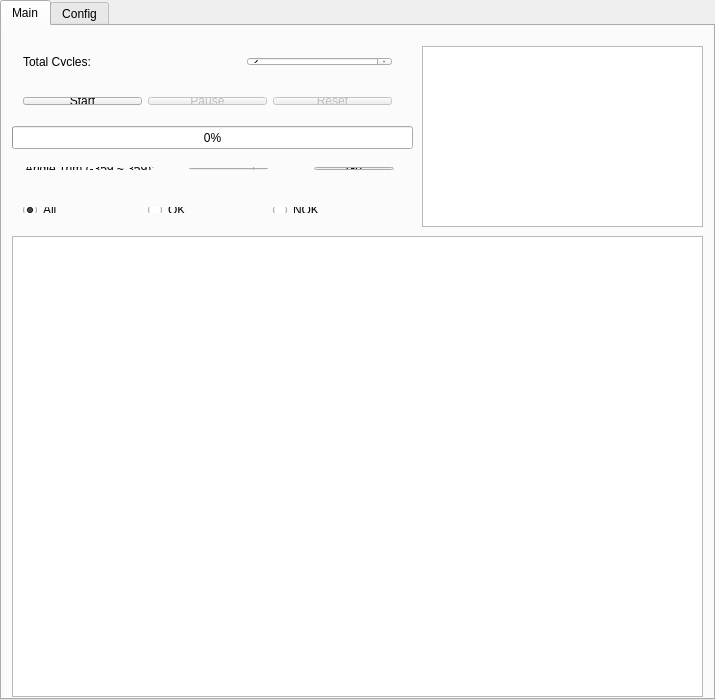
<?xml version="1.0" encoding="UTF-8"?>
<ui version="4.0">
 <class>Widget</class>
 <widget class="QWidget" name="Widget">
  <property name="geometry">
   <rect>
    <x>0</x>
    <y>0</y>
    <width>715</width>
    <height>700</height>
   </rect>
  </property>
  <property name="windowTitle">
   <string>Widget</string>
  </property>
  <widget class="QTabWidget" name="tabWidget">
   <property name="geometry">
    <rect>
     <x>0</x>
     <y>0</y>
     <width>715</width>
     <height>700</height>
    </rect>
   </property>
   <property name="currentIndex">
    <number>0</number>
   </property>
   <widget class="QWidget" name="main">
    <attribute name="title">
     <string>Main</string>
    </attribute>
    <widget class="QProgressBar" name="progressBar">
     <property name="geometry">
      <rect>
       <x>10</x>
       <y>100</y>
       <width>401</width>
       <height>23</height>
      </rect>
     </property>
     <property name="value">
      <number>0</number>
     </property>
    </widget>
    <widget class="QPlainTextEdit" name="plainTextEdit">
     <property name="geometry">
      <rect>
       <x>420</x>
       <y>20</y>
       <width>281</width>
       <height>181</height>
      </rect>
     </property>
    </widget>
    <widget class="QTableView" name="tv">
     <property name="geometry">
      <rect>
       <x>10</x>
       <y>210</y>
       <width>691</width>
       <height>461</height>
      </rect>
     </property>
    </widget>
    <widget class="QWidget" name="layoutWidget">
     <property name="geometry">
      <rect>
       <x>10</x>
       <y>60</y>
       <width>391</width>
       <height>30</height>
      </rect>
     </property>
     <layout class="QHBoxLayout" name="horizontalLayout">
      <item>
       <widget class="QPushButton" name="start">
        <property name="text">
         <string>Start</string>
        </property>
       </widget>
      </item>
      <item>
       <widget class="QPushButton" name="pause">
        <property name="enabled">
         <bool>false</bool>
        </property>
        <property name="text">
         <string>Pause</string>
        </property>
       </widget>
      </item>
      <item>
       <widget class="QPushButton" name="reset">
        <property name="enabled">
         <bool>false</bool>
        </property>
        <property name="text">
         <string>Reset</string>
        </property>
       </widget>
      </item>
     </layout>
    </widget>
    <widget class="QWidget" name="layoutWidget2">
     <property name="geometry">
      <rect>
       <x>10</x>
       <y>170</y>
       <width>391</width>
       <height>28</height>
      </rect>
     </property>
     <layout class="QHBoxLayout" name="horizontalLayout_3">
      <item>
       <widget class="QRadioButton" name="all">
        <property name="text">
         <string>All</string>
        </property>
        <property name="checked">
         <bool>true</bool>
        </property>
       </widget>
      </item>
      <item>
       <widget class="QRadioButton" name="ok">
        <property name="text">
         <string>OK</string>
        </property>
       </widget>
      </item>
      <item>
       <widget class="QRadioButton" name="nok">
        <property name="text">
         <string>NOK</string>
        </property>
       </widget>
      </item>
     </layout>
    </widget>
    <widget class="QWidget" name="layoutWidget3">
     <property name="geometry">
      <rect>
       <x>10</x>
       <y>20</y>
       <width>391</width>
       <height>31</height>
      </rect>
     </property>
     <layout class="QHBoxLayout" name="horizontalLayout_2" stretch="2,1,2">
      <item>
       <widget class="QLabel" name="label">
        <property name="text">
         <string>Total Cycles:</string>
        </property>
       </widget>
      </item>
      <item>
       <spacer name="horizontalSpacer">
        <property name="orientation">
         <enum>Qt::Horizontal</enum>
        </property>
        <property name="sizeHint" stdset="0">
         <size>
          <width>40</width>
          <height>20</height>
         </size>
        </property>
       </spacer>
      </item>
      <item>
       <widget class="QSpinBox" name="cycle">
        <property name="maximum">
         <number>999999</number>
        </property>
        <property name="value">
         <number>2</number>
        </property>
       </widget>
      </item>
     </layout>
    </widget>
    <widget class="QWidget" name="layoutWidget">
     <property name="geometry">
      <rect>
       <x>12</x>
       <y>130</y>
       <width>391</width>
       <height>25</height>
      </rect>
     </property>
     <layout class="QHBoxLayout" name="horizontalLayout_5" stretch="2,1,0,1">
      <item>
       <widget class="QLabel" name="label_6">
        <property name="text">
         <string>Angle Trim (-359 ~ 359):</string>
        </property>
       </widget>
      </item>
      <item>
       <widget class="QSpinBox" name="trim">
        <property name="minimum">
         <number>-359</number>
        </property>
        <property name="maximum">
         <number>359</number>
        </property>
       </widget>
      </item>
      <item>
       <spacer name="horizontalSpacer_6">
        <property name="orientation">
         <enum>Qt::Horizontal</enum>
        </property>
        <property name="sizeHint" stdset="0">
         <size>
          <width>40</width>
          <height>20</height>
         </size>
        </property>
       </spacer>
      </item>
      <item>
       <widget class="QPushButton" name="Go">
        <property name="text">
         <string>Go</string>
        </property>
       </widget>
      </item>
     </layout>
    </widget>
   </widget>
   <widget class="QWidget" name="Config">
    <attribute name="title">
     <string>Config</string>
    </attribute>
    <widget class="QWidget" name="layoutWidget4">
     <property name="geometry">
      <rect>
       <x>150</x>
       <y>110</y>
       <width>301</width>
       <height>30</height>
      </rect>
     </property>
     <layout class="QHBoxLayout" name="horizontalLayout_13" stretch="1,1,1,1,1,1,1,1">
      <item>
       <widget class="QLabel" name="label_12">
        <property name="text">
         <string>2</string>
        </property>
        <property name="alignment">
         <set>Qt::AlignCenter</set>
        </property>
       </widget>
      </item>
      <item>
       <spacer name="horizontalSpacer_18">
        <property name="orientation">
         <enum>Qt::Horizontal</enum>
        </property>
        <property name="sizeHint" stdset="0">
         <size>
          <width>40</width>
          <height>20</height>
         </size>
        </property>
       </spacer>
      </item>
      <item>
       <widget class="QLineEdit" name="a2">
        <property name="text">
         <string>180</string>
        </property>
       </widget>
      </item>
      <item>
       <spacer name="horizontalSpacer_19">
        <property name="orientation">
         <enum>Qt::Horizontal</enum>
        </property>
        <property name="sizeHint" stdset="0">
         <size>
          <width>40</width>
          <height>20</height>
         </size>
        </property>
       </spacer>
      </item>
      <item>
       <widget class="QCheckBox" name="c2">
        <property name="text">
         <string/>
        </property>
       </widget>
      </item>
      <item>
       <spacer name="horizontalSpacer_20">
        <property name="orientation">
         <enum>Qt::Horizontal</enum>
        </property>
        <property name="sizeHint" stdset="0">
         <size>
          <width>40</width>
          <height>20</height>
         </size>
        </property>
       </spacer>
      </item>
      <item>
       <widget class="QLineEdit" name="w2">
        <property name="text">
         <string>5</string>
        </property>
       </widget>
      </item>
      <item>
       <spacer name="horizontalSpacer_21">
        <property name="orientation">
         <enum>Qt::Horizontal</enum>
        </property>
        <property name="sizeHint" stdset="0">
         <size>
          <width>40</width>
          <height>20</height>
         </size>
        </property>
       </spacer>
      </item>
     </layout>
    </widget>
    <widget class="QWidget" name="layoutWidget_2">
     <property name="geometry">
      <rect>
       <x>150</x>
       <y>190</y>
       <width>301</width>
       <height>30</height>
      </rect>
     </property>
     <layout class="QHBoxLayout" name="horizontalLayout_14" stretch="1,1,1,1,1,1,1,1">
      <item>
       <widget class="QLabel" name="label_17">
        <property name="text">
         <string>4</string>
        </property>
        <property name="alignment">
         <set>Qt::AlignCenter</set>
        </property>
       </widget>
      </item>
      <item>
       <spacer name="horizontalSpacer_22">
        <property name="orientation">
         <enum>Qt::Horizontal</enum>
        </property>
        <property name="sizeHint" stdset="0">
         <size>
          <width>40</width>
          <height>20</height>
         </size>
        </property>
       </spacer>
      </item>
      <item>
       <widget class="QLineEdit" name="a4">
        <property name="text">
         <string>180</string>
        </property>
       </widget>
      </item>
      <item>
       <spacer name="horizontalSpacer_23">
        <property name="orientation">
         <enum>Qt::Horizontal</enum>
        </property>
        <property name="sizeHint" stdset="0">
         <size>
          <width>40</width>
          <height>20</height>
         </size>
        </property>
       </spacer>
      </item>
      <item>
       <widget class="QCheckBox" name="c4">
        <property name="text">
         <string/>
        </property>
       </widget>
      </item>
      <item>
       <spacer name="horizontalSpacer_24">
        <property name="orientation">
         <enum>Qt::Horizontal</enum>
        </property>
        <property name="sizeHint" stdset="0">
         <size>
          <width>40</width>
          <height>20</height>
         </size>
        </property>
       </spacer>
      </item>
      <item>
       <widget class="QLineEdit" name="w4">
        <property name="text">
         <string>5</string>
        </property>
       </widget>
      </item>
      <item>
       <spacer name="horizontalSpacer_25">
        <property name="orientation">
         <enum>Qt::Horizontal</enum>
        </property>
        <property name="sizeHint" stdset="0">
         <size>
          <width>40</width>
          <height>20</height>
         </size>
        </property>
       </spacer>
      </item>
     </layout>
    </widget>
    <widget class="QWidget" name="layoutWidget_3">
     <property name="geometry">
      <rect>
       <x>150</x>
       <y>150</y>
       <width>301</width>
       <height>30</height>
      </rect>
     </property>
     <layout class="QHBoxLayout" name="horizontalLayout_15" stretch="1,1,1,1,1,1,1,1">
      <item>
       <widget class="QLabel" name="label_18">
        <property name="text">
         <string>3</string>
        </property>
        <property name="alignment">
         <set>Qt::AlignCenter</set>
        </property>
       </widget>
      </item>
      <item>
       <spacer name="horizontalSpacer_26">
        <property name="orientation">
         <enum>Qt::Horizontal</enum>
        </property>
        <property name="sizeHint" stdset="0">
         <size>
          <width>40</width>
          <height>20</height>
         </size>
        </property>
       </spacer>
      </item>
      <item>
       <widget class="QLineEdit" name="a3">
        <property name="text">
         <string>-90</string>
        </property>
       </widget>
      </item>
      <item>
       <spacer name="horizontalSpacer_27">
        <property name="orientation">
         <enum>Qt::Horizontal</enum>
        </property>
        <property name="sizeHint" stdset="0">
         <size>
          <width>40</width>
          <height>20</height>
         </size>
        </property>
       </spacer>
      </item>
      <item>
       <widget class="QCheckBox" name="c3">
        <property name="text">
         <string/>
        </property>
       </widget>
      </item>
      <item>
       <spacer name="horizontalSpacer_28">
        <property name="orientation">
         <enum>Qt::Horizontal</enum>
        </property>
        <property name="sizeHint" stdset="0">
         <size>
          <width>40</width>
          <height>20</height>
         </size>
        </property>
       </spacer>
      </item>
      <item>
       <widget class="QLineEdit" name="w3">
        <property name="text">
         <string>5</string>
        </property>
       </widget>
      </item>
      <item>
       <spacer name="horizontalSpacer_29">
        <property name="orientation">
         <enum>Qt::Horizontal</enum>
        </property>
        <property name="sizeHint" stdset="0">
         <size>
          <width>40</width>
          <height>20</height>
         </size>
        </property>
       </spacer>
      </item>
     </layout>
    </widget>
    <widget class="QWidget" name="layoutWidget_5">
     <property name="geometry">
      <rect>
       <x>150</x>
       <y>270</y>
       <width>301</width>
       <height>30</height>
      </rect>
     </property>
     <layout class="QHBoxLayout" name="horizontalLayout_17" stretch="1,1,1,1,1,1,1,1">
      <item>
       <widget class="QLabel" name="label_22">
        <property name="text">
         <string>6</string>
        </property>
        <property name="alignment">
         <set>Qt::AlignCenter</set>
        </property>
       </widget>
      </item>
      <item>
       <spacer name="horizontalSpacer_34">
        <property name="orientation">
         <enum>Qt::Horizontal</enum>
        </property>
        <property name="sizeHint" stdset="0">
         <size>
          <width>40</width>
          <height>20</height>
         </size>
        </property>
       </spacer>
      </item>
      <item>
       <widget class="QLineEdit" name="a6">
        <property name="text">
         <string>180</string>
        </property>
       </widget>
      </item>
      <item>
       <spacer name="horizontalSpacer_35">
        <property name="orientation">
         <enum>Qt::Horizontal</enum>
        </property>
        <property name="sizeHint" stdset="0">
         <size>
          <width>40</width>
          <height>20</height>
         </size>
        </property>
       </spacer>
      </item>
      <item>
       <widget class="QCheckBox" name="c6">
        <property name="text">
         <string/>
        </property>
        <property name="checked">
         <bool>true</bool>
        </property>
       </widget>
      </item>
      <item>
       <spacer name="horizontalSpacer_36">
        <property name="orientation">
         <enum>Qt::Horizontal</enum>
        </property>
        <property name="sizeHint" stdset="0">
         <size>
          <width>40</width>
          <height>20</height>
         </size>
        </property>
       </spacer>
      </item>
      <item>
       <widget class="QLineEdit" name="w6">
        <property name="text">
         <string>5</string>
        </property>
       </widget>
      </item>
      <item>
       <spacer name="horizontalSpacer_37">
        <property name="orientation">
         <enum>Qt::Horizontal</enum>
        </property>
        <property name="sizeHint" stdset="0">
         <size>
          <width>40</width>
          <height>20</height>
         </size>
        </property>
       </spacer>
      </item>
     </layout>
    </widget>
    <widget class="QWidget" name="layoutWidget_6">
     <property name="geometry">
      <rect>
       <x>150</x>
       <y>320</y>
       <width>301</width>
       <height>30</height>
      </rect>
     </property>
     <layout class="QHBoxLayout" name="horizontalLayout_18" stretch="1,1,1,1,1,1,1,1">
      <item>
       <widget class="QLabel" name="label_23">
        <property name="text">
         <string>7</string>
        </property>
        <property name="alignment">
         <set>Qt::AlignCenter</set>
        </property>
       </widget>
      </item>
      <item>
       <spacer name="horizontalSpacer_38">
        <property name="orientation">
         <enum>Qt::Horizontal</enum>
        </property>
        <property name="sizeHint" stdset="0">
         <size>
          <width>40</width>
          <height>20</height>
         </size>
        </property>
       </spacer>
      </item>
      <item>
       <widget class="QLineEdit" name="a7">
        <property name="text">
         <string>-405</string>
        </property>
       </widget>
      </item>
      <item>
       <spacer name="horizontalSpacer_39">
        <property name="orientation">
         <enum>Qt::Horizontal</enum>
        </property>
        <property name="sizeHint" stdset="0">
         <size>
          <width>40</width>
          <height>20</height>
         </size>
        </property>
       </spacer>
      </item>
      <item>
       <widget class="QCheckBox" name="c7">
        <property name="text">
         <string/>
        </property>
        <property name="checkable">
         <bool>true</bool>
        </property>
        <property name="checked">
         <bool>false</bool>
        </property>
       </widget>
      </item>
      <item>
       <spacer name="horizontalSpacer_40">
        <property name="orientation">
         <enum>Qt::Horizontal</enum>
        </property>
        <property name="sizeHint" stdset="0">
         <size>
          <width>40</width>
          <height>20</height>
         </size>
        </property>
       </spacer>
      </item>
      <item>
       <widget class="QLineEdit" name="w7">
        <property name="text">
         <string>5</string>
        </property>
       </widget>
      </item>
      <item>
       <spacer name="horizontalSpacer_41">
        <property name="orientation">
         <enum>Qt::Horizontal</enum>
        </property>
        <property name="sizeHint" stdset="0">
         <size>
          <width>40</width>
          <height>20</height>
         </size>
        </property>
       </spacer>
      </item>
     </layout>
    </widget>
    <widget class="QWidget" name="layoutWidget_7">
     <property name="geometry">
      <rect>
       <x>150</x>
       <y>230</y>
       <width>301</width>
       <height>30</height>
      </rect>
     </property>
     <layout class="QHBoxLayout" name="horizontalLayout_19" stretch="1,1,1,1,1,1,1,1">
      <item>
       <widget class="QLabel" name="label_24">
        <property name="text">
         <string>5</string>
        </property>
        <property name="alignment">
         <set>Qt::AlignCenter</set>
        </property>
       </widget>
      </item>
      <item>
       <spacer name="horizontalSpacer_42">
        <property name="orientation">
         <enum>Qt::Horizontal</enum>
        </property>
        <property name="sizeHint" stdset="0">
         <size>
          <width>40</width>
          <height>20</height>
         </size>
        </property>
       </spacer>
      </item>
      <item>
       <widget class="QLineEdit" name="a5">
        <property name="text">
         <string>-90</string>
        </property>
       </widget>
      </item>
      <item>
       <spacer name="horizontalSpacer_43">
        <property name="orientation">
         <enum>Qt::Horizontal</enum>
        </property>
        <property name="sizeHint" stdset="0">
         <size>
          <width>40</width>
          <height>20</height>
         </size>
        </property>
       </spacer>
      </item>
      <item>
       <widget class="QCheckBox" name="c5">
        <property name="text">
         <string/>
        </property>
        <property name="checkable">
         <bool>true</bool>
        </property>
       </widget>
      </item>
      <item>
       <spacer name="horizontalSpacer_44">
        <property name="orientation">
         <enum>Qt::Horizontal</enum>
        </property>
        <property name="sizeHint" stdset="0">
         <size>
          <width>40</width>
          <height>20</height>
         </size>
        </property>
       </spacer>
      </item>
      <item>
       <widget class="QLineEdit" name="w5">
        <property name="text">
         <string>5</string>
        </property>
       </widget>
      </item>
      <item>
       <spacer name="horizontalSpacer_45">
        <property name="orientation">
         <enum>Qt::Horizontal</enum>
        </property>
        <property name="sizeHint" stdset="0">
         <size>
          <width>40</width>
          <height>20</height>
         </size>
        </property>
       </spacer>
      </item>
     </layout>
    </widget>
    <widget class="QWidget" name="layoutWidget5">
     <property name="geometry">
      <rect>
       <x>150</x>
       <y>70</y>
       <width>301</width>
       <height>30</height>
      </rect>
     </property>
     <layout class="QHBoxLayout" name="horizontalLayout_4" stretch="1,1,1,1,1,1,1,1">
      <item>
       <widget class="QLabel" name="label_10">
        <property name="text">
         <string>1</string>
        </property>
        <property name="alignment">
         <set>Qt::AlignCenter</set>
        </property>
       </widget>
      </item>
      <item>
       <spacer name="horizontalSpacer_2">
        <property name="orientation">
         <enum>Qt::Horizontal</enum>
        </property>
        <property name="sizeHint" stdset="0">
         <size>
          <width>40</width>
          <height>20</height>
         </size>
        </property>
       </spacer>
      </item>
      <item>
       <widget class="QLineEdit" name="a1">
        <property name="text">
         <string>45</string>
        </property>
       </widget>
      </item>
      <item>
       <spacer name="horizontalSpacer_3">
        <property name="orientation">
         <enum>Qt::Horizontal</enum>
        </property>
        <property name="sizeHint" stdset="0">
         <size>
          <width>40</width>
          <height>20</height>
         </size>
        </property>
       </spacer>
      </item>
      <item>
       <widget class="QCheckBox" name="c1">
        <property name="text">
         <string/>
        </property>
        <property name="checked">
         <bool>true</bool>
        </property>
       </widget>
      </item>
      <item>
       <spacer name="horizontalSpacer_4">
        <property name="orientation">
         <enum>Qt::Horizontal</enum>
        </property>
        <property name="sizeHint" stdset="0">
         <size>
          <width>40</width>
          <height>20</height>
         </size>
        </property>
       </spacer>
      </item>
      <item>
       <widget class="QLineEdit" name="w1">
        <property name="text">
         <string>5</string>
        </property>
       </widget>
      </item>
      <item>
       <spacer name="horizontalSpacer_5">
        <property name="orientation">
         <enum>Qt::Horizontal</enum>
        </property>
        <property name="sizeHint" stdset="0">
         <size>
          <width>40</width>
          <height>20</height>
         </size>
        </property>
       </spacer>
      </item>
     </layout>
    </widget>
    <widget class="QWidget" name="layoutWidget6">
     <property name="geometry">
      <rect>
       <x>150</x>
       <y>30</y>
       <width>301</width>
       <height>22</height>
      </rect>
     </property>
     <layout class="QHBoxLayout" name="horizontalLayout_6">
      <item>
       <widget class="QLabel" name="label_2">
        <property name="text">
         <string>  Steps</string>
        </property>
        <property name="alignment">
         <set>Qt::AlignLeading|Qt::AlignLeft|Qt::AlignVCenter</set>
        </property>
       </widget>
      </item>
      <item>
       <widget class="QLabel" name="label_3">
        <property name="text">
         <string>Angles</string>
        </property>
        <property name="alignment">
         <set>Qt::AlignLeading|Qt::AlignLeft|Qt::AlignVCenter</set>
        </property>
       </widget>
      </item>
      <item>
       <widget class="QLabel" name="label_4">
        <property name="text">
         <string>Push</string>
        </property>
        <property name="alignment">
         <set>Qt::AlignLeading|Qt::AlignLeft|Qt::AlignVCenter</set>
        </property>
       </widget>
      </item>
      <item>
       <widget class="QLabel" name="label_5">
        <property name="text">
         <string>Waits(Sec)</string>
        </property>
        <property name="alignment">
         <set>Qt::AlignCenter</set>
        </property>
       </widget>
      </item>
     </layout>
    </widget>
   </widget>
  </widget>
 </widget>
 <layoutdefault spacing="6" margin="11"/>
 <resources/>
 <connections/>
</ui>
